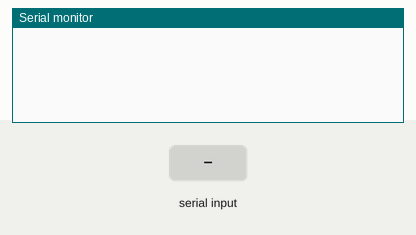
This sketch was run on a simulated Arduino Uno, built with avr-gcc and run on an emulated ATmega328P. On the bench: the last lines printed to the serial monitor. Wiring (inferred from the names in the program): MPU-6050 motion sensor at I2C address 0x68. Inputs (shaded band) come from the test bench.

Above: at 2.2 s.
2.3 s: "90,45,200;" received over Serial
At 5.1 s:
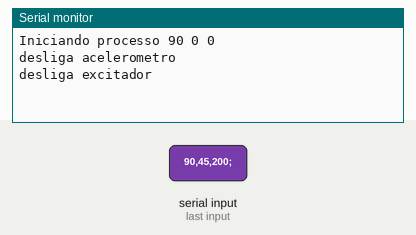
5.3 s: "30,150,10;" received over Serial
At 7.9 s:
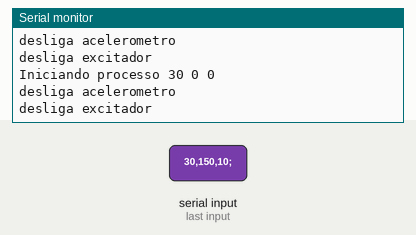

The sketch:

main.ino
```cpp
/*
Código para excitar e medir acelerações (giro opcionalmente) usando um arduino uno, acelerometro MPU6050 e um servo

Eduardo Pagnussat Titello - 2021
*/

#include <Wire.h>
#include <Servo.h>
// Usando o sistema de threads do IvanSeidel para facilitar controle do excitador e acelerometro (https://github.com/ivanseidel/ArduinoThread)
#include <Thread.h>
#include <ThreadController.h>

// Cria controlador e as Threads
ThreadController ctrl = ThreadController();
Thread acel = Thread();
Thread exct = Thread();

// Variaveis dos comandos
long tlendo, texc;
float freq;

// Variáveis do acelerometro
int MPU = 0x68;
int16_t AcX, AcY, AcZ;
long t0, t=0;
char line[30];

// Variaveis do excitador
Servo servo;
int theta = 30;
int pzero = 90;
int angulo = 0;
int incr = 1;


// Chamada do Acelerometro
void fAcelerometro(){
  Serial.println("Thread acelerometro");
  // Faz leituras por tlendo segundos
  Wire.beginTransmission(MPU);
  Wire.write(0x3B);
  Wire.endTransmission(false);
  Wire.requestFrom(MPU, 6, true); // 2 bytes for each parameters

  AcX = Wire.read() << 8 | Wire.read();
  AcY = Wire.read() << 8 | Wire.read();
  AcZ = Wire.read() << 8 | Wire.read();
  t = millis() - t0;

  sprintf(line, "%9ld %6d %6d %6d", t, AcX, AcY, AcZ);
  Serial.println(line);
  Wire.endTransmission(true);
}

// Chamada do Excitador
void fExcitador(){
  Serial.println("Thread excitador");
  angulo += incr;
  if(angulo >= pzero+theta && incr > 0){
    incr = -1;
  }
  if(angulo < pzero-theta && incr < 0){
    incr = +1;
  }
  servo.write(angulo);
}


void setup(){
  // Configura thread do acelerometro
  acel.onRun(fAcelerometro);
  acel.setInterval(1); // intervalo em ms

  // Configura thread do excitador
  exct.onRun(fExcitador);
  exct.setInterval(1); // apenas configuração inicial

  // Adiciona as threads ao controle
  ctrl.add(&acel);
  ctrl.add(&exct);

  // Inicia com threads desativadas
  acel.enabled = false;
  exct.enabled = false;

  // Inicializa e coloca servo na posição zero (90graus)
  servo.write(pzero);

  // Inicializa serial
  Serial.begin(115200);
  while (!Serial){
    delay(100);
  }

  // Configura acelerometro
  Wire.begin();
  Wire.beginTransmission(MPU);  // inicializa acelerometro
  Wire.write(0x6B);             // reseta configurações
  Wire.write(0x00);
  Wire.endTransmission(true); // finaliza transmissão

  // Segura 1s e marca tempo inicial
  delay(1000);
  t0 = millis();
}

void loop(){
  // Ativa o controle, mas threads estão desativadas
  ctrl.run();

  // Estabelece comunicação serial
  if (Serial.available()){
    // Recebe comandos no formato: tlendo;texc;freq*100;
    String NS;
    NS = Serial.readStringUntil(';');
    tlendo = NS.toInt();

    NS = Serial.readStringUntil(';');
    texc = NS.toInt();

    NS = Serial.readStringUntil(';');
    freq = NS.toInt()/100;

    t = 0;
    sprintf(line, "Iniciando processo %d %d %d", tlendo, texc, t);
    Serial.println(line);

    // Configura delay que gera velocidade no servo
    exct.setInterval(1000/4/theta/freq);

    // Ativa threads
    acel.enabled = true;
    exct.enabled = true;
  }

  t = millis() - t0;

  if (acel.enabled && t > tlendo){
    Serial.println("desliga acelerometro");
    acel.enabled = false;
  }

  if (exct.enabled && t > texc){
    Serial.println("desliga excitador");
    exct.enabled = false;
  }

}
```

Measured:
- after the input at 2.3 s, the serial monitor: prints a new line after 2.0 s (image 1)
- after the input at 5.3 s, the serial monitor: prints a new line after 2.0 s (image 2)
